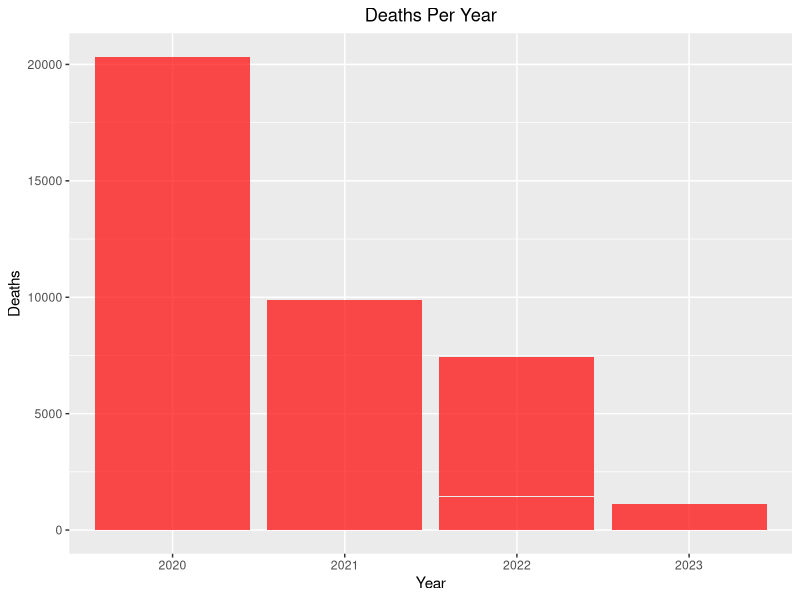
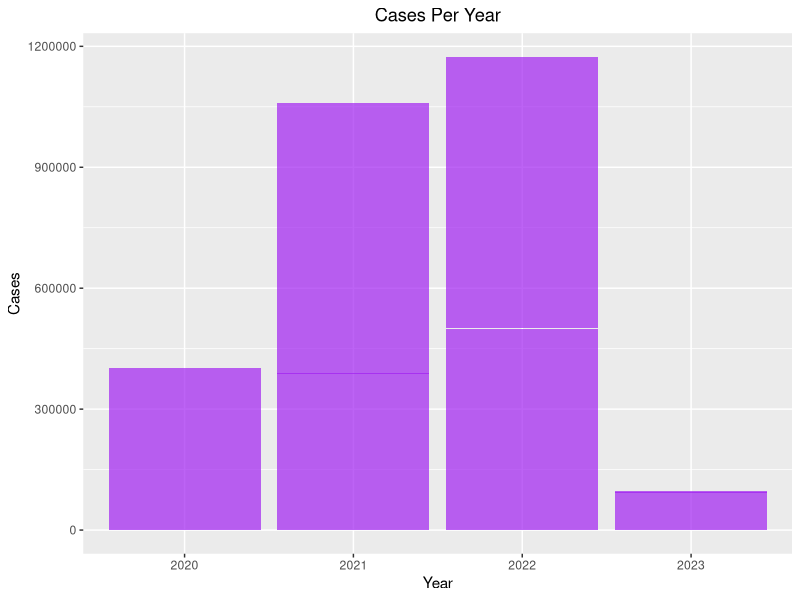
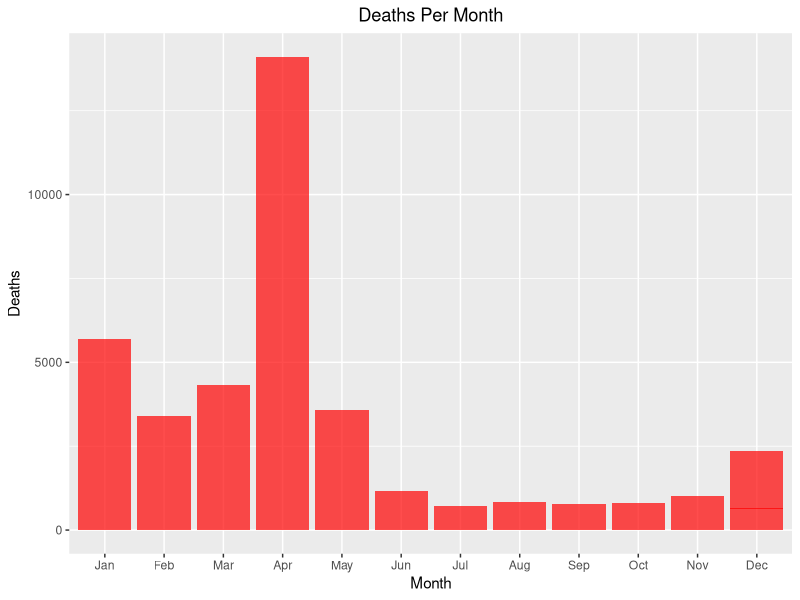
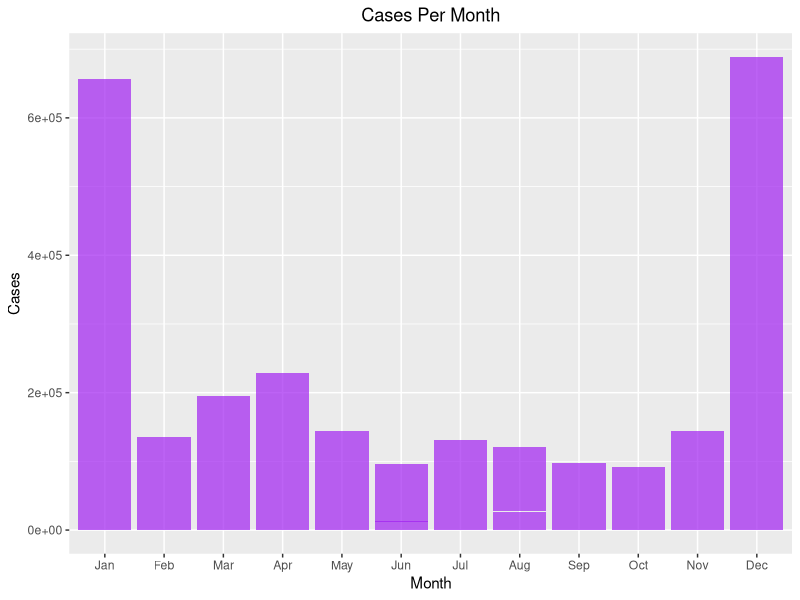
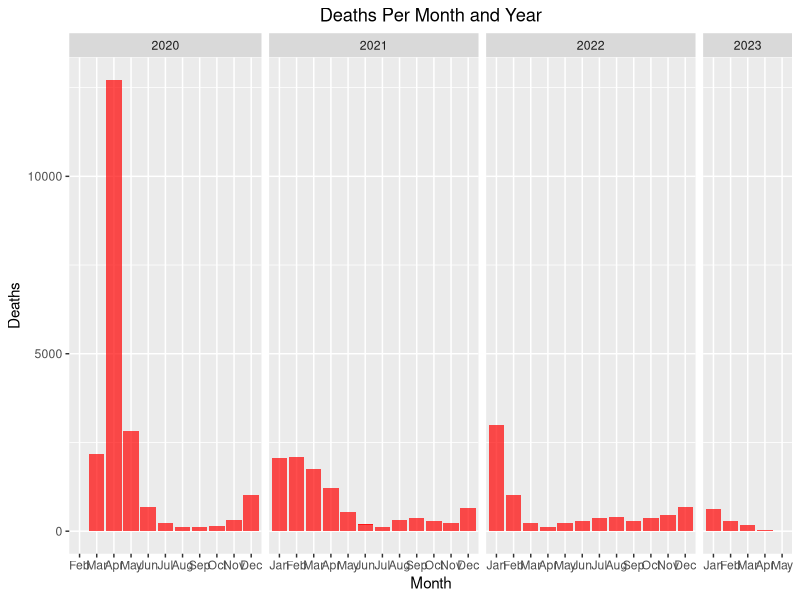
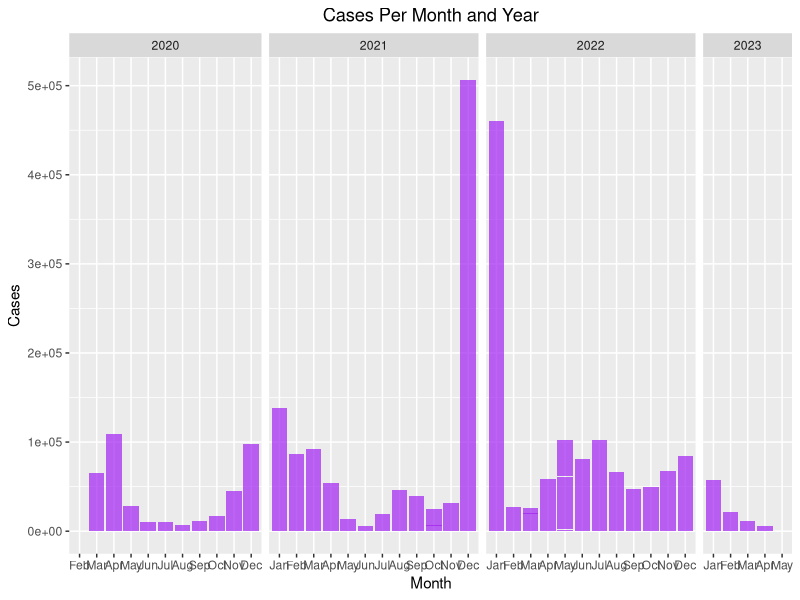
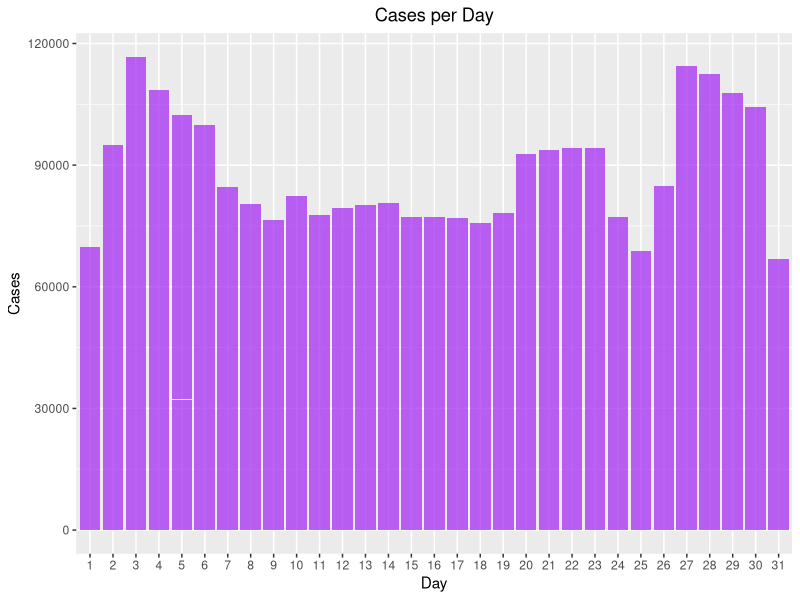
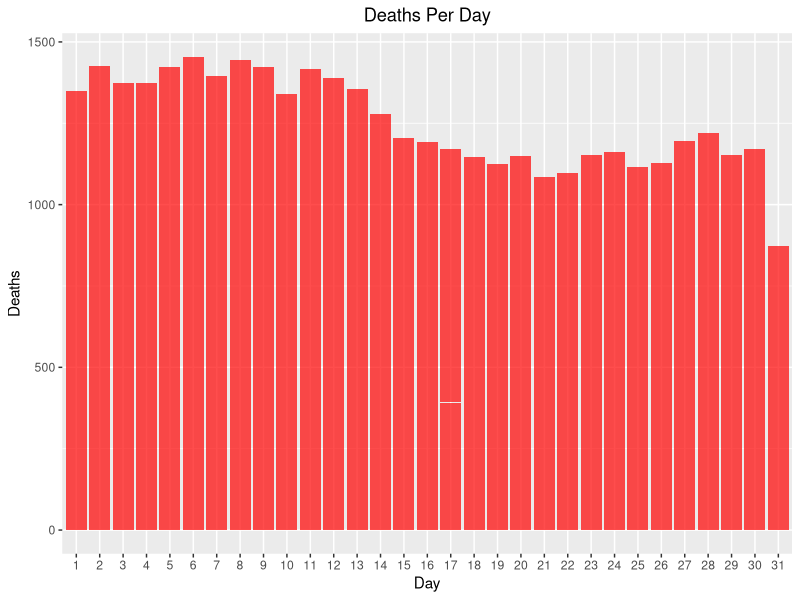

Source code (R) for these figures, in order:
## ---- chunk 1
knitr::opts_chunk$set(echo = TRUE)
## ---- chunk 2
library(readr)
library(tidyverse)
## ---- chunk 3

## Marginal summaries And Cleaning:

Data <- read.csv("COVID.csv")
head(Data)
dim(Data) # 1158 observations and 67 variables
str(Data) # All integer variables with data being the only character variable 

missing_values <- colSums(is.na(Data))

Data$date_of_interest <- lubridate::mdy(Data$date_of_interest)

summary(Data)
Final <- Data %>%
  select(-contains("7DAY_AVG"))

Final2 <- Final %>%
  mutate(
    Year = year(date_of_interest),
    Month = month(date_of_interest, label = TRUE),
    Day = day(date_of_interest)
  )

New <- Final2 %>% 
  mutate(
    weekdays = wday(date_of_interest, label = TRUE)
  ) %>% 
  group_by(weekdays) 

## ---- chunk 4

Final2 %>% summarise(TotalDays = n(),TotalDeaths = sum(DEATH_COUNT), TotalCases = sum(CASE_COUNT), DeathRate = TotalDeaths/TotalCases)


YearlyDeathRate <- Final2 %>% 
  group_by(Year) %>%
  summarise(
    TotalValue = sum(DEATH_COUNT),
    TotalCases = sum(CASE_COUNT), 
    Rate = TotalValue / TotalCases
  )
YearlyDeathRate

first_half_year_death_rate <- Final2 %>% 
  group_by(Year) %>% 
  filter(Month %in% c("Jan", "Feb", "Mar", "Apr", "May", "Jun")) %>% 
  summarise(
  death_rate = sum(DEATH_COUNT)/sum(CASE_COUNT),.groups = 'drop'
  )

MonthlyDeathRate <- Final2 %>% 
  group_by(Month) %>%
  summarise(
    TotalValue = sum(DEATH_COUNT),
    TotalCases = sum(CASE_COUNT),  
    Rate = TotalValue / TotalCases
  )
MonthlyDeathRate

## ---- chunk 5

ggplot(Final2, aes(x = factor(Year), y=DEATH_COUNT)) +
  geom_bar(stat = "identity", fill = "red", alpha = 0.7) +
  labs(title = "Deaths Per Year",
       x = "Year",
       y = "Deaths") + 
  theme(plot.title = element_text(hjust = 0.5))

ggplot(Final2, aes(x = factor(Year), y=CASE_COUNT)) +
  geom_bar(stat = "identity", fill = "purple", alpha = 0.7) +
  labs(title = "Cases Per Year",
       x = "Year",
       y = "Cases") + 
  theme(plot.title = element_text(hjust = 0.5))
## ---- chunk 6
ggplot(Final2, aes(x = factor(Month), y=DEATH_COUNT)) +
  geom_bar(stat = "identity", fill = "red", alpha = 0.7) +
  labs(title = "Deaths Per Month",
       x = "Month",
       y = "Deaths")+ 
  theme(plot.title = element_text(hjust = 0.5))

ggplot(Final2, aes(x = factor(Month), y=CASE_COUNT)) +
  geom_bar(stat = "identity", fill = "purple", alpha = 0.7) +
  labs(title = "Cases Per Month",
       x = "Month",
       y = "Cases")+ 
  theme(plot.title = element_text(hjust = 0.5))
## ---- chunk 7
# Cases per year 
ggplot(Final2, aes(x = factor(Month), y = DEATH_COUNT)) +
  geom_bar(stat = "identity", fill = "red", alpha = 0.7) +
  labs(title = "Deaths Per Month and Year",
       x = "Month",
       y = "Deaths") +
  facet_grid(~Year, scales = "free_x", space = "free_x") + 
  theme(plot.title = element_text(hjust = 0.5))

ggplot(Final2, aes(x = factor(Month), y = CASE_COUNT)) +
  geom_bar(stat = "identity", fill = "purple", alpha = 0.7) +
  labs(title = "Cases Per Month and Year",
       x = "Month",
       y = "Cases") +
  facet_grid(~Year, scales = "free_x", space = "free_x") + 
  theme(plot.title = element_text(hjust = 0.5))
## ---- chunk 8
CasesTotal <- Final2 %>% group_by (Month, Year) %>% summarize(TotalCases = sum(CASE_COUNT)) %>% 
  group_by(Year) %>% 
  slice(which.max(TotalCases))
CasesTotal   

DeathsTotal <- Final2 %>% group_by (Month, Year) %>% summarize(TotalDeaths = sum(DEATH_COUNT))  %>% 
  group_by(Year) %>% 
  slice(which.max(TotalDeaths)) 
DeathsTotal
## ---- chunk 9
ggplot(Final2, aes(x = factor(Day), y = CASE_COUNT)) +
  geom_bar(stat = "identity", fill = "purple", alpha = 0.7) +
  labs(title = "Cases per Day",
       x = "Day",
       y = "Cases") +
  theme(plot.title = element_text(hjust = 0.5))

ggplot(Final2, aes(x = factor(Day), y = DEATH_COUNT)) +
  geom_bar(stat = "identity", fill = "red", alpha = 0.7) +
  labs(title = "Deaths Per Day",
       x = "Day",
       y = "Deaths") +
  theme(plot.title = element_text(hjust = 0.5))
## ---- chunk 10

TotalWeekdays <- New %>% 
  group_by(weekdays) %>% 
  summarise(Days = n())
TotalWeekdays

ggplot(New, aes(x=factor(weekdays), y = DEATH_COUNT)) +
  geom_bar(stat = "identity", fill = "red", alpha = 0.7) +
  labs(title = "Deaths Per Day",
       x = "Weekday",
       y = "Deaths") +
  theme(plot.title = element_text(hjust = 0.5))

ggplot(New, aes(x=factor(weekdays), y = CASE_COUNT)) +
  geom_bar(stat = "identity", fill = "purple", alpha = 0.7) +
  labs(title = "Cases Per Day",
       x = "Weekday",
       y = "Cases") +
  theme(plot.title = element_text(hjust = 0.5))

## ---- chunk 11
  
ggplot(Final2, aes(x = factor(Year), y=mean(CASE_COUNT))) +
  geom_bar(stat = "identity", fill = "orange", alpha = 0.7) +
  labs(title = "Average Cases Per Year",
       x = "Year",
       y = "Cases")  

Deaths_and_cases_each_month <- Final2 %>% group_by (Year,Month) %>% summarize(Avg_Deaths = mean(DEATH_COUNT),Avg_Cases = mean(CASE_COUNT), .groups = 'drop')

ggplot(Deaths_and_cases_each_month, aes(x = factor(Month), y=Avg_Cases)) +
  geom_bar(stat = "identity", fill = "purple", alpha = 0.8) +
  labs(title = "Average Cases Per Month Per Year",
       x = "Month",
       y = "Cases") +
  facet_wrap(~Year) 

## ---- chunk 12

Final2$Year <- factor(Final2$Year, levels = c(2020, 2021, 2022, 2023))

ggplot(Final2, aes(x = factor(Year), y=mean(DEATH_COUNT))) +
  geom_bar(stat = "identity", fill = "orange", alpha = 0.7) +
  labs(title = "Average Deaths Per Year",
       x = "Year",
       y = "Deaths")    

ggplot(Deaths_and_cases_each_month, aes(x = factor(Month), y=Avg_Deaths)) +
  geom_bar(stat = "identity", fill = "purple", alpha = 0.8) +
  labs(title = "Average Deaths per Month for Each Year",
       x = "Month",
       y = "Deaths") +
  facet_wrap(~Year) 

## ---- chunk 13
# sum of death count in by region
RegionsTotalDeaths <- Final %>% 
  summarize(SI_DEATH = sum(SI_DEATH_COUNT),
            QN_DEATH =sum(QN_DEATH_COUNT),
            MN_DEATH = sum(MN_DEATH_COUNT),
            BK_DEATH = sum(BK_DEATH_COUNT),
            BX_DEATH = sum(BX_DEATH_COUNT))
RegionsTotalDeaths

# bar graph displaying death count in by region
barplot(c(RegionsTotalDeaths$BK_DEATH,
           RegionsTotalDeaths$QN_DEATH,
           RegionsTotalDeaths$BX_DEATH,
           RegionsTotalDeaths$MN_DEATH,
           RegionsTotalDeaths$SI_DEATH), 
        main = "Total Deaths in each Region", 
        xlab = "Region",
        ylim = c(0, max(RegionsTotalDeaths) + 1),
        ylab = "Death Count",
        names.arg = c("BK", "QN", "BX", "MN", "SI"),
        col = "coral",
        las = 1)
## ---- chunk 14
Data1=Data[order(-Data$CASE_COUNT),]
max(Data1$CASE_COUNT)

Data2 = Data1[Data1$CASE_COUNT>31700,]

ggplot(Data2, aes(reorder(date_of_interest, -CASE_COUNT), CASE_COUNT)) + 
  geom_bar(stat = "identity", fill = "purple", alpha = 0.8) +
  scale_y_continuous(breaks = seq(0, max(Data2$CASE_COUNT), by = 10000)) +
    labs(title = "Top 10 Days with Most Covid Cases",
       x = "Date",
       y = "Case Count") +
  theme(plot.title = element_text(hjust = 0.5))
